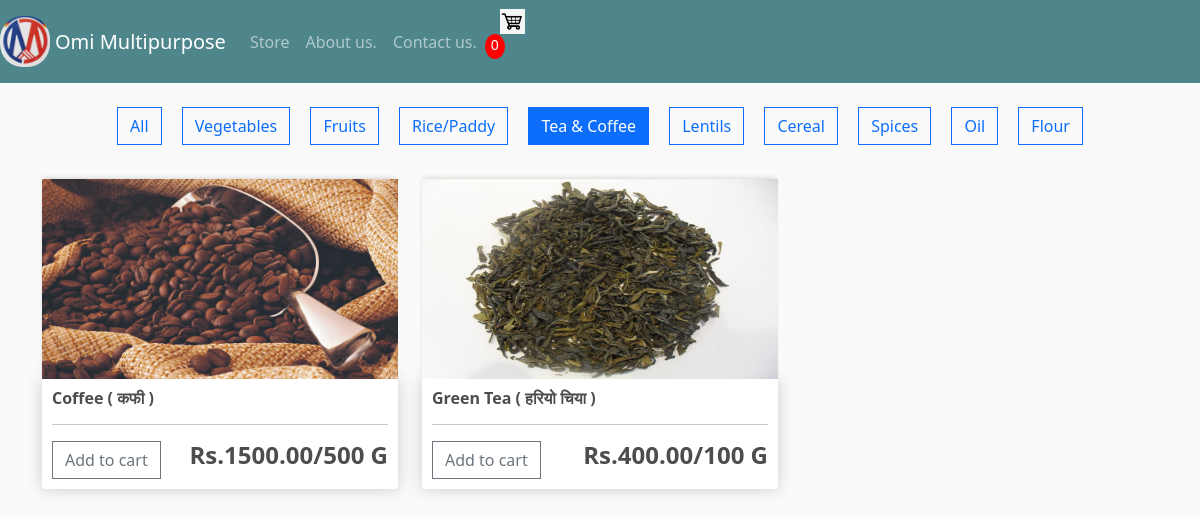
The page /store/?category=4 on the database its author committed.
### store/models.py (models this page shows, shortened)
class Category(models.Model):
    name=models.CharField(max_length=100)

class Product(models.Model):
    category=models.ForeignKey(Category,on_delete=models.CASCADE,related_name='products',null=True)
    name= models.CharField(max_length=200, null= True)
    price= models.DecimalField(max_digits=7,decimal_places=2)
    unit = models.CharField(max_length=50,default="KG")
    image=models.ImageField(null=True, blank=True)
    @property
    def imageURL(self):
        try:
            url=self.image.url
        except:
            url=''
        return url

### store/views.py (the view)
# urls.py: path('',include('store.urls'))
def store(request):
    data = cartData(request)
    cartItems = data['cartItems']
    category_id = request.GET.get('category')
    if category_id:
        products = Product.objects.filter(category_id=category_id)
    else:
        products = Product.objects.all()
    categories = Category.objects.all()
    context = {
        'hello': products,
        'cartItems': cartItems,
        'categories': categories,
        'selected_category': int(category_id) if category_id else 0,
    }
    return render(request, 'store/store.html', context)

### store/utils.py (called while the page is built, shortened)
def cookieCart(request):
    try:
        cart = json.loads(request.COOKIES['cart'])
    except:
        cart = {}
    print('Cart:', cart)
    items = []
    order = {'get_cart_total': 0, 'get_cart_items': 0, 'shipping': False}
    cartItems = order['get_cart_items']
    return {'cartItems': cartItems, 'order': order, 'items': items}

def cartData(request):
    if request.user.is_authenticated:
        customer=request.user.customer
        order,created=Order.objects.get_or_create(customer=customer,complete=False)
        items=order.orderitem_set.all()
        cartItems=order.get_cart_items
    else:
        cookieData=cookieCart(request)
        cartItems=cookieData['cartItems']
        order=cookieData['order']
        items=cookieData['items']
    return {'cartItems':cartItems,'order':order,'items':items}

### store/templates/store/store.html
{% extends 'store/main.html' %} {% load static %} {% block content %}
<div class="text-center my-4">
  <a
    href="{% url 'store' %}"
    class="btn {% if selected_category == 0 %}btn-primary{% else %}btn-outline-primary{% endif %} mx-2"
  >
    All
  </a>
  {% for category in categories %}
  <a
    href="?category={{ category.id }}"
    class="btn {% if selected_category == category.id %}btn-primary{% else %}btn-outline-primary{% endif %} mx-2"
  >
    {{ category.name }}
  </a>
  {% endfor %}
</div>
<div class="row">
  {% for product in hello %}
  <div class="col-lg-4">
    <img class="thumbnail" src="{{product.imageURL}}" />
    <div class="box-element product">
      <h6><strong>{{product.name}}</strong></h6>
      <hr />
      <button
        data-product="{{product.id}}"
        data-action="add"
        class="btn btn-outline-secondary add-btn update-cart"
      >
        Add to cart
      </button>
      <h4 style="display: inline-block; float: right">
        <strong>Rs.{{product.price|floatformat:2}}/{{product.unit}}</strong>
      </h4>
    </div>
  </div>
  {% endfor %}
</div>
{% endblock content %}

### static/css/main.css (style rules this page uses)
body { background-color: hsl(0, 0%, 98%); }
h1,h2,h3,h4,h5,h6 { color:hsl(0, 0%, 30%); }
.box-element { box-shadow:hsl(0, 0%, 80%) 0 0 16px; background-color: #fff; border-radius: 4px; padding: 10px; }
.thumbnail { width: 100%; height: 200px; -webkit-box-shadow: -1px -3px 5px -2px rgba(214,214,214,1); -moz-box-shadow: -1px -3px 5px -2px rgba(214,214,214,1); box-shadow: -1px -3px 5px -2px rgba(214,214,214,1); }
.product { border-radius: 0 0 4px 4px; }
.col-lg-4, .col-lg-6, .col-lg-8, .col-lg-12 { margin-top: 10px; }
.btn { border-radius: 0; }

### rows shown on the page
Category: name "Vegetables"
Category: name "Fruits"
Category: name "Rice/Paddy"
Category: name "Tea & Coffee"
Category: name "Lentils"
Category: name "Cereal"
Category: name "Spices"
Category: name "Oil"
Category: name "Flour"
Product: imageURL (picture), name "Coffee ( कफी )", price "1500.00", unit "500 G"
Product: imageURL (picture), name "Green Tea ( हरियो चिया )", price "400.00", unit "100 G"

### other values the page prints
{{ cartItems }} "0"
